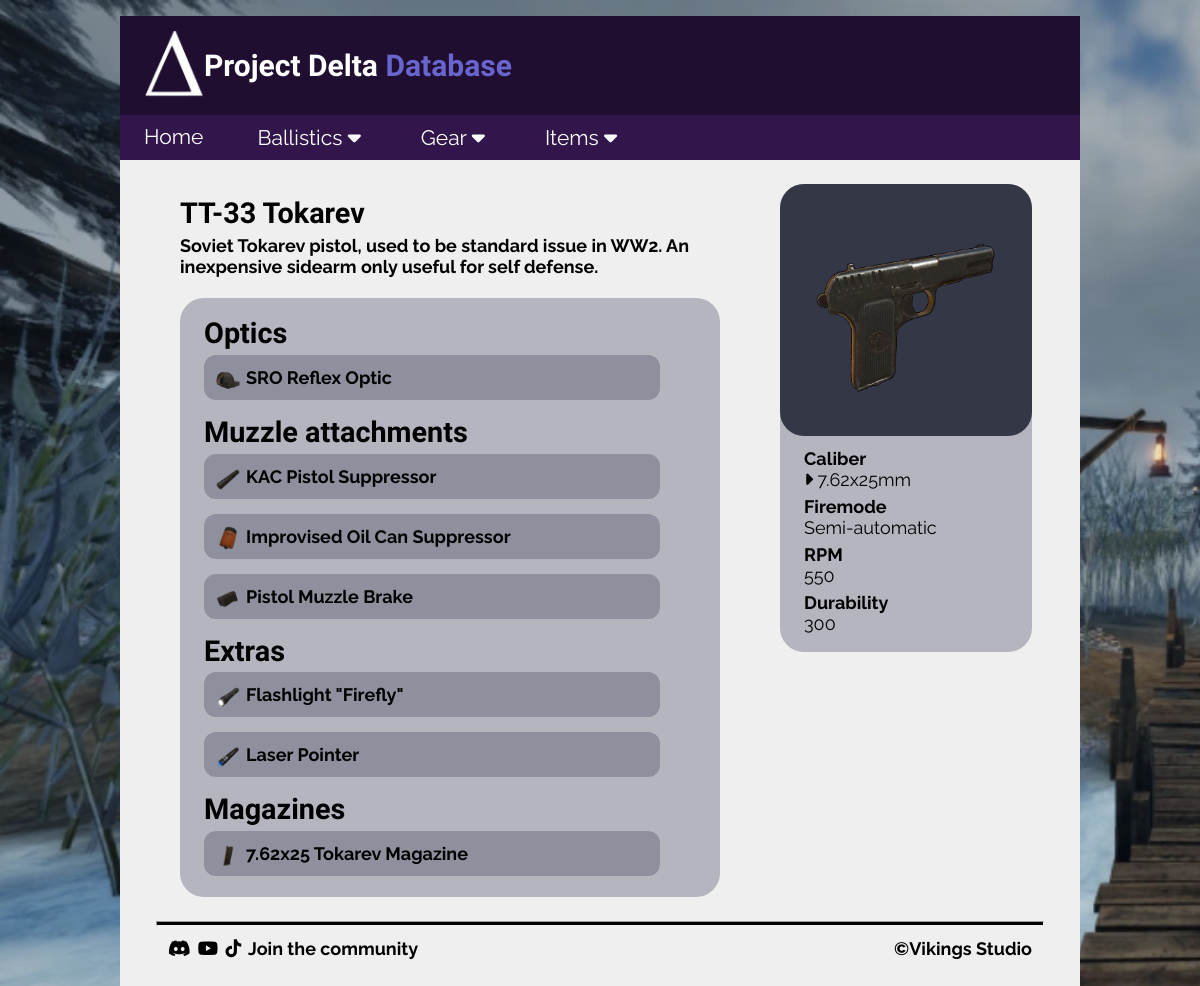
Screenshot of /weapon/1 with the database file from the repository.
### tables this page shows
CREATE TABLE weapons (id INTEGER PRIMARY KEY, name TEXT, type TEXT, caliber_id INTEGER REFERENCES calibers (id), fire_mode TEXT, RPM INTEGER, durability INTEGER, dmg_mult INTEGER DEFAULT (1), description TEXT, image TEXT);

CREATE TABLE attachments (id INTEGER PRIMARY KEY, name TEXT, type TEXT, zoom TEXT, "recoil.v" INTEGER, "recoil.h" INTEGER, mobility INTEGER, durability INTEGER, description TEXT, image TEXT);

CREATE TABLE magazines (id INTEGER PRIMARY KEY, name TEXT, caliber_id REFERENCES calibers (id), capacity INTEGER, recoil_h INTEGER, recoil_v INTEGER, mobility INTEGER, description TEXT, image TEXT);

CREATE TABLE calibers (id INTEGER PRIMARY KEY, name TEXT);

### Flask/routes.py (the view)
@app.route("/weapon/<int:id>")
def weapon(id):
    conn = sqlite3.connect('delta.db')
    cur = conn.cursor()
    cur.execute('''SELECT
    weapons.id,
    weapons.name,
    weapons.type,
    calibers.name AS caliber_name,
    weapons.fire_mode,
    weapons.RPM,
    weapons.durability,
    weapons.description,
    weapons.image
FROM weapons
JOIN calibers ON weapons.caliber_id = calibers.id
WHERE weapons.id = ?''', (id,))
    results = cur.fetchall()[0]
    cur = conn.cursor()
    cur.execute('''SELECT id, name, image FROM attachments WHERE id IN (
                SELECT attachment_id FROM weapon_attachments WHERE weapon_id = ?) AND type = ?''', (id, "Optic"))
    optics = cur.fetchall()
    cur = conn.cursor()
    cur.execute('''SELECT id, name, image FROM attachments WHERE id IN (
                SELECT attachment_id FROM weapon_attachments where weapon_id = ?) AND type = ?''', (id, "Muzzle"))
    muzzles = cur.fetchall()
    cur = conn.cursor()
    cur.execute('''SELECT id, name, image FROM attachments WHERE id IN (
                SELECT attachment_id FROM weapon_attachments where weapon_id = ?) AND type = ?''', (id, "Extra"))
    extras = cur.fetchall()
    cur = conn.cursor()
    cur.execute('''SELECT id, name, image FROM magazines WHERE id IN (
                SELECT magazine_id FROM weapon_magazines where weapon_id = ?)''', (id,))
    magazines = cur.fetchall()
    conn.close()
    return render_template('weapon.html', weapon=results, optics=optics, muzzles=muzzles, extras=extras, magazines=magazines, title=results[1])

### Flask/templates/weapon.html
{% extends "partials/layout.html" %}
{% block content %}
<div class="topic">
    <div>
        <h3>{{weapon[1]}}</h3>
        <h5>{{weapon[7]}}
        <br><br>
        {% if optics or attachments or magazines %}
        <div class="link-list">
            {% if optics %}
            <h3>Optics</h3>
            <h5>
                {% for optic in optics %}
                <div class="link-row">
                    <img src="/static/images/ballistics/attachments/{{optic[2]}}" class="link-icon">
                    <a href="{{ url_for('attachment', id=optic[0]) }}">
                        {{optic[1]}}
                    </a>
                </div>
                {% endfor %}
            </h5>
            {% endif %}
            {% if muzzles %}
            <h3>Muzzle attachments</h3>
            <h5>
                {% for muzzle in muzzles %}
                <div class="link-row">
                    <img src="/static/images/ballistics/attachments/{{muzzle[2]}}" class="link-icon">
                    <a href="{{ url_for('attachment', id=muzzle[0]) }}">
                        {{muzzle[1]}}
                    </a>
                </div>
                {% endfor %}
            </h5>
            {% endif %}
            {% if extras %}
            <h3>Extras</h3>
            <h5>
                {% for extra in extras %}
                <div class="link-row">
                    <img src="/static/images/ballistics/attachments/{{extra[2]}}" class="link-icon">
                    <a href="{{ url_for('attachment', id=extra[0]) }}">
                         {{extra[1]}}
                    </a>
                </div>
                {% endfor %}
            </h5>
            {% endif %}
            {% if magazines %}
            <h3>Magazines</h3>
            <h5>
                {% for magazine in magazines %}
                <div class="link-row">
                    <img src="/static/images/ballistics/magazines/{{magazine[2]}}" class="link-icon">
                    <a href="{{ url_for('magazine', id=magazine[0]) }}">
                         {{magazine[1]}}
                    </a>
                </div>
                {% endfor %}
            </h5>
            {% endif %}
        </div>
        {% endif %}
        </h5>
    </div>
        <div class="topic-box">
            <img src="/static/images/ballistics/weapons/{{weapon[8]}}" class="topic-icon">
            <a href="http://127.0.0.1:5000/ammunition?search={{weapon[3]}}">
                <h6 class="topic-row">Caliber <br> <span class="lighter"><i class="fa-solid fa-caret-right"></i> {{weapon[3]}}</span></h6>
            </a>
            <h6 class="topic-row">Firemode <br> <span class="lighter">{{weapon[4]}}</span></h6>
            <h6 class="topic-row">RPM <br> <span class="lighter">{{weapon[5]}}</span></h6>
            <h6 class="topic-row">Durability <br> <span class="lighter">{{weapon[6]}}</span></h6>
        </div>
</div>
{% endblock %}

### Flask/static/css/style.css (style rules this page uses)
body { background-image: url("../images/background.png"); background-repeat: no-repeat; background-size: cover; background-attachment: fixed; margin: 0; font-family: "Raleway"; }
a { color: black; text-decoration: none; display: inline-block; transition-duration: 0.3s; }
.lighter { font-weight: lighter; }
h3 { color: black; font-size: 2.4vw; margin-top: 1vw; margin-left: 2vw; font-family: 'Bungee'; }
h5 { color: black; font-size: 1.5vw; margin: -2vw 5vw 0 2vw; }
h5 a { font-size: 1.5vw; margin-bottom: 1vw; }
h6 { color: black; font-size: 1.5vw; text-align: left; margin: 0 0 0.5vw 2vw; transition-duration: 0.3s; }
.topic { display: flex; margin: 2vw 4vw 2vw 3vw; flex: 1 1 auto; }
.topic-box { display: flex; flex-direction: column; background-color: #b4b5be; border-radius: 2vw; padding-bottom: 1vw; margin: 0 0 auto auto; }
.topic-icon { display: block; width: 15vw; height: 15vw; padding: 3vw; background-color: #343746; border-radius: 2vw; margin-bottom: 1vw; transition-duration: 0.3s; }
.topic-row { display: block }
.link-list { background-color: #b4b5be; padding-top: 0.5vw; padding-bottom: 0.5vw; border-radius: 2vw; }
.link-row { display: flex; flex: 1 1 auto; background-color: #8e909e; padding: 1vw 0 0 1vw; margin-bottom: 1.25vw; border-radius: 1vw; }
.link-row a { margin-left: 0.5vw; }
.link-icon { width: 2vw; height: 2vw; }

### rows the page displays
weapons: name "TT-33 Tokarev", description "Soviet Tokarev pistol, used to be standard issue in WW2. An inexpensive sidearm only useful for self defense.", image (picture), fire_mode "Semi-automatic", RPM "550", durability "300"
attachments: image (picture), name "SRO Reflex Optic"
attachments: image (picture), name "KAC Pistol Suppressor"
attachments: image (picture), name "Improvised Oil Can Suppressor"
attachments: image (picture), name "Pistol Muzzle Brake"
attachments: image (picture), name "Flashlight \"Firefly\""
attachments: image (picture), name "Laser Pointer"
magazines: image (picture), name "7.62x25 Tokarev Magazine"
calibers: name "7.62x25mm"
